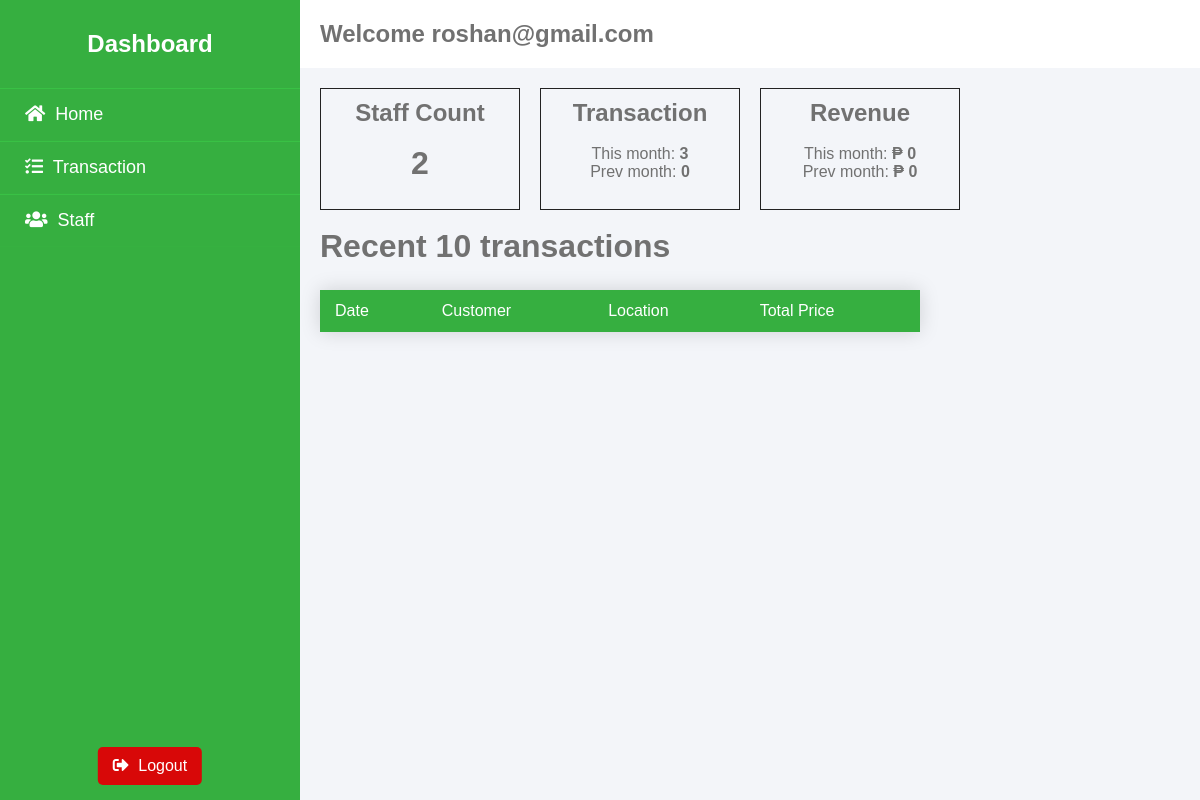
The app's page /dashboard (signed in), older data.
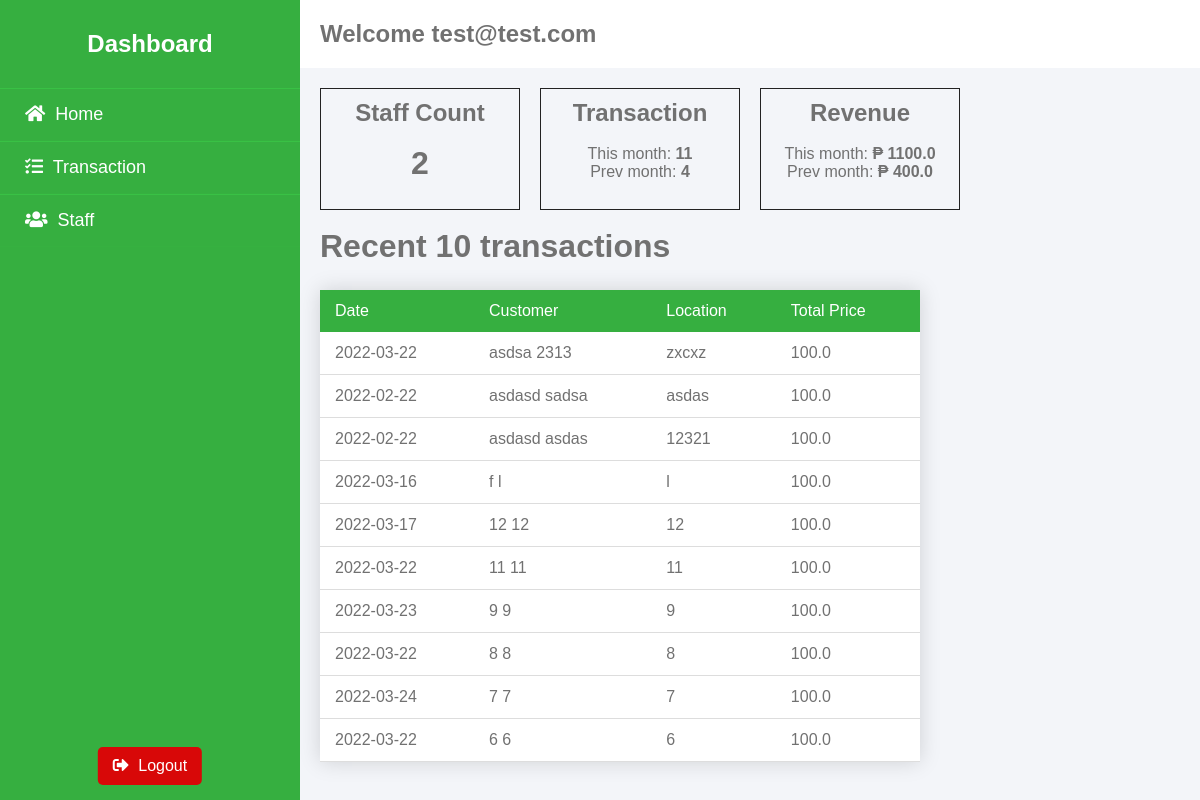
The same page, newer data.
### models.py (models this page shows, shortened)
class Staff(db.Model):
    __tablename__ = 'staff'
    staff_id = db.Column(db.Integer, primary_key=True)
    staff_email = db.Column(db.String(200), unique=True)
    staff_password = db.Column(db.String(200), nullable=False)

class Transaction(db.Model):
    __tablename__ = 'transaction'
    cust_id = db.Column(db.Integer, primary_key=True)
    cust_firstname = db.Column(db.Text)
    cust_lastname = db.Column(db.Text)
    trans_date = db.Column(db.Date)
    trans_location = db.Column(db.Text)
    prod_id = db.Column(db.Integer)

class Product(db.Model):
    __tablename__ = 'product'
    prod_id = db.Column('prod_id', db.Integer, primary_key=True)
    prod_unit_qty = db.Column(db.Integer)
    prod_retail_price = db.Column(db.Float)
    prod_total_price = db.Column(db.Float)

### blueprint/dashboard.py (the view)
@dashboard_bp.route('/dashboard')
def dashboard():
    if not is_authenticated():
        return redirect(url_for('auth_bp.login_page'))
    email = session["email"]
    date_now = datetime.utcnow()
    year_now = date_now.year
    month_now = date_now.month
    prev_month = month_now - 1
    this_year = extract('year', Transaction.trans_date) == year_now
    this_month = extract('month', Transaction.trans_date) == month_now
    this_prev_month = extract('month', Transaction.trans_date) == prev_month
    staff_count = len(Staff.query.all())
    trans_month_count = len(Transaction.query.filter(this_year, this_month).all())
    prev_trans_month_count = len(Transaction.query.filter(this_year, this_prev_month).all())
    prod_trans_data = Transaction.query \
        .join(Product, Transaction.prod_id == Product.prod_id) \
        .with_entities(
            Product.prod_total_price
        ) \
        .filter(Transaction.prod_id == Product.prod_id)
    prod_month_data = prod_trans_data.filter(this_year, this_month).all()
    prod_prev_month_data = prod_trans_data.filter(this_year, this_prev_month).all()
    recent_trans_data = Transaction.query\
        .order_by(Transaction.cust_id.desc())\
        .join(Product, Transaction.prod_id == Product.prod_id)\
        .with_entities(
            Product.prod_total_price,
            Transaction.cust_firstname,
            Transaction.cust_lastname,
            Transaction.trans_location,
            Transaction.trans_date
        )\
        .filter(Transaction.prod_id == Product.prod_id)\
        .limit(10)\
        .all()
    prod_month_total_earn = 0
    for item in prod_month_data:
        prod_month_total_earn += item[0]
    prod_prev_month_total_earn = 0
    for item in prod_prev_month_data:
        prod_prev_month_total_earn += item[0]
    data = {
        "email": email,
        "staff_count": staff_count,
        "trans_month_count": trans_month_count,
        "prev_trans_month_count": prev_trans_month_count,
        "prod_month_total_earn": prod_month_total_earn,
        "prod_prev_month_total_earn": prod_prev_month_total_earn,
        "recent_trans_data": recent_trans_data
    }
    return render_template('auth/dashboard_page.html', data=data)

### helper/functions.py (called while the page is built)
def is_authenticated():
    if session.get('signedin'):
        return True
    return False

### templates/auth/dashboard_page.html
{% extends 'auth/auth_base.html' %}
{% block head %}
<link rel="stylesheet" href="{{ url_for('static', filename='css/dashboard.css') }}">
<link rel="stylesheet" href="{{ url_for('static', filename='css/staff.css') }}">
{% endblock %}
{% block header %}
<h2>Welcome {{ data['email'] }} </h2>
{% endblock %}
{% block body %}
<div class="dashboard">
    <div class="item">
        <h2>Staff Count</h2> <br>
        <h1>{{ data['staff_count'] }}</h1>
    </div>
    <div class="item">
        <h2>Transaction</h2> <br>
        <p>This month: <b>{{ data['trans_month_count'] }}</b></p>
        <p>Prev month: <b>{{ data['prev_trans_month_count'] }}</b></p>
    </div>
    <div class="item">
        <h2>Revenue</h2> <br>
        <p>This month: <b>₱ {{ data['prod_month_total_earn'] }}</b></p>
        <p>Prev month: <b>₱ {{ data['prod_prev_month_total_earn'] }}</b></p>
        <br>
    </div>
</div>
    <div>
        <br>
        <h1>Recent 10 transactions</h1>
        <table>
        <thead>
            <tr>
                <td>Date</td>
                <td>Customer</td>
                <td>Location</td>
                <td>Total Price</td>
            </tr>
        </thead>
        <tbody>
            {% for item in data['recent_trans_data'] %}
            <tr>
                <td>{{ item[4] }}</td>
                <td>{{ item[1] }} {{ item[2] }}</td>
                <td>{{ item[3] }}</td>
                <td>{{ item[0] }}</td>
            </tr>
            {% endfor %}
        </tbody>
    </table>
    </div>
{% endblock %}

### templates/auth/auth_base.html (shortened to what this page needs)
<!DOCTYPE html>
<html lang="en">
    <head>
        <link rel="stylesheet" href="{{ url_for('static', filename='css/auth.css') }}">
        <link rel="stylesheet" href="https://pro.fontawesome.com/releases/v5.10.0/css/all.css"/>
        {% block head %}
        {% endblock %}
    </head>
<body>
<div class="wrapper">
    <div class="sidebar">
        <h2>Dashboard</h2>
        <ul>
            <li>
                <a href="/dashboard">
                    <i class="fas fa-home"></i>
                    Home
                </a>
            </li>
            <li>
                <a href="/transaction">
                    <i class="fas fa-tasks"></i>
                    Transaction
                </a>
            </li>
            <li>
                <a href="/staff">
                    <i class="fas fa-users"></i>
                    Staff
                </a>
            </li>
        </ul>
        <div class="logout">
            <a href="/logout">
                <i class="fas fa-sign-out-alt"></i>
                Logout
            </a>
        </div>
    </div>
    <div class="main">
        <div class="main--header">
            {% block header %}
            {% endblock %}
        </div>
        <div class="main--content">
            {% block body %}
            {% endblock %}
        </div>
    </div>
</div>
</body>
</html>

### static/css/auth.css (style rules this page uses)
.fas { padding-right: 5px; }
body { background: #F3F5F9; }
.wrapper { display: flex; position: relative; }
.wrapper .sidebar { position: fixed; width: 300px; height: 100%; padding: 30px 0; background: rgb(54, 175, 64); }
.wrapper .sidebar h2 { color: #FFF; text-align: center; margin-bottom: 30px; }
.wrapper .sidebar ul li { padding: 15px 25px; font-size: 18px; border-top: 1px solid rgba(61, 211, 74, 0.5); border-bottom: 1px solid rgba(61, 211, 74, 0.05); }
.wrapper .sidebar ul li a { color: #FFF; display: block; }
.wrapper .sidebar .logout { position: absolute; bottom: 0; left: 50%; transform: translateX(-50%); display: flex; background-color: #d80808; padding: 10px 15px; margin-bottom: 15px; border-radius: 5px; }
.wrapper .sidebar .logout a { color: #FFF; }
.wrapper .main { width: 100%; margin-left: 300px; }
.wrapper .main--header { padding: 20px; background: #FFF; color: #717171; }
.wrapper .main--content { margin: 20px; color: #717171; }

### static/css/dashboard.css (style rules this page uses)
.dashboard { display: flex; gap: 10px 20px; }
.item { padding: 10px; border: 1px solid #222; text-align: center; width: 200px; }

### static/css/staff.css (style rules this page uses)
table { border-collapse: collapse; margin: 25px 0; font-size: 0.9em; font-family: sans-serif; min-width: 600px; box-shadow: 0 0 20px rgba(0, 0, 0, 0.15); background: #FFF; }
table thead tr { background: rgb(54, 175, 64); color: #ffffff; text-align: left; }
table th, table td { padding: 12px 15px; font-size: 16px; }
table tbody tr { border-bottom: 1px solid #dddddd; }

### static/css/global.css (style rules this page uses)
* { margin: 0; padding: 0; box-sizing: border-box; font-family: sans-serif; list-style: none; text-decoration: none; }

Row changes from the older to the newer data that the page shows:
changed Staff: email "roshan@gmail.com" → "test@test.com"
added Transaction: trans_date "2022-03-22", cust_firstname "asdsa", cust_lastname "2313", trans_location "zxcxz", prod_total_price "100.0"
added Transaction: trans_date "2022-02-22", cust_firstname "asdasd", cust_lastname "sadsa", trans_location "asdas", prod_total_price "100.0"
added Transaction: trans_date "2022-02-22", cust_firstname "asdasd", cust_lastname "asdas", trans_location "12321", prod_total_price "100.0"
added Transaction: trans_date "2022-03-16", cust_firstname "f", cust_lastname "l", trans_location "l", prod_total_price "100.0"
added Transaction: trans_date "2022-03-17", cust_firstname "12", cust_lastname "12", trans_location "12", prod_total_price "100.0"
added Transaction: trans_date "2022-03-22", cust_firstname "11", cust_lastname "11", trans_location "11", prod_total_price "100.0"
added Transaction: trans_date "2022-03-23", cust_firstname "9", cust_lastname "9", trans_location "9", prod_total_price "100.0"
added Transaction: trans_date "2022-03-22", cust_firstname "8", cust_lastname "8", trans_location "8", prod_total_price "100.0"
added Transaction: trans_date "2022-03-24", cust_firstname "7", cust_lastname "7", trans_location "7", prod_total_price "100.0"
added Transaction: trans_date "2022-03-22", cust_firstname "6", cust_lastname "6", trans_location "6", prod_total_price "100.0"
Text that changed along with them:
{{ data['trans_month_count'] }}: "3" → "11"
{{ data['prev_trans_month_count'] }}: "0" → "4"
{{ data['prod_month_total_earn'] }}: "0" → "1100.0"
{{ data['prod_prev_month_total_earn'] }}: "0" → "400.0"
